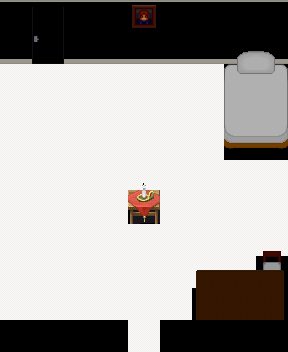

A level layout from a 2D game, rendered from its tile map. Below: a short description, then the map file with its tile-grid data intact:
An orthogonal 9x11 tile map with 32x32 px tiles, 4 tile layers (layer0, layer2, layer3, layer4), 1 hidden layer not drawn, 3 tilesets.

<map version="1.9" tiledversion="1.9.2" orientation="orthogonal" renderorder="right-down" width="9" height="11" tilewidth="32" tileheight="32" infinite="0" nextlayerid="6" nextobjectid="1">
 <tileset firstgid="1" source="res/add_more.tsx" />
 <tileset firstgid="513" source="res/room-01-udy.tsx" />
 <tileset firstgid="929" source="res/room-01-udx.tsx" />
 <layer id="4" name="layer0" width="9" height="11">
  <data encoding="csv">
0,0,0,0,0,0,0,0,0,
0,0,0,0,0,0,0,0,0,
312,312,312,312,312,312,312,0,0,
312,312,312,312,312,312,312,0,0,
312,312,312,312,312,312,312,0,0,
312,312,312,312,312,312,312,312,312,
312,312,312,312,0,312,312,312,312,
312,312,312,312,312,312,312,312,312,
312,312,312,312,312,312,312,312,0,
312,312,312,312,312,312,0,0,0,
0,0,0,0,312,0,0,0,0
</data>
 </layer>
 <layer id="1" name="layer1" width="9" height="11" visible="0" locked="1">
  <data encoding="csv">
12,12,12,12,12,12,12,12,12,
12,12,12,12,12,12,12,12,12,
2,3,2,3,2,3,2,3,2,
2,3,2,3,2,3,2,3,2,
2,3,2,3,2,3,2,3,2,
2,3,2,3,2,3,2,3,2,
2,3,2,3,2,3,2,3,2,
2,3,2,3,2,3,2,3,2,
2,3,2,3,2,3,2,3,2,
2,3,2,3,2,3,2,3,2,
28,28,28,28,2,28,28,28,28
</data>
 </layer>
 <layer id="2" name="layer2" width="9" height="11" locked="1">
  <data encoding="csv">
16,16,16,16,16,16,16,16,16,
32,32,32,32,32,32,32,32,32,
0,0,0,0,0,0,0,0,0,
0,0,0,0,0,0,0,0,0,
0,0,0,0,0,0,0,0,0,
0,0,0,0,0,0,0,0,0,
0,0,0,0,0,0,0,0,0,
0,0,0,0,0,0,0,0,48,
0,0,0,0,0,0,0,0,64,
0,0,0,0,0,0,0,0,0,
0,0,0,0,0,0,0,0,0
</data>
 </layer>
 <layer id="3" name="layer3" width="9" height="11" locked="1">
  <data encoding="csv">
0,9,0,0,44,0,0,0,0,
0,25,0,0,0,0,0,915,916,
0,0,0,0,0,0,0,923,924,
0,0,0,0,0,0,0,913,914,
0,0,0,0,0,0,0,921,922,
0,0,0,0,0,0,0,0,0,
0,0,0,0,86,0,0,0,0,
0,0,0,0,0,0,0,0,0,
0,0,0,0,0,0,0,0,1767,
0,0,0,0,0,0,1773,1774,1775,
0,0,0,0,0,0,0,0,0
</data>
 </layer>
 <layer id="5" name="layer4" width="9" height="11" locked="1">
  <data encoding="csv">
0,0,0,0,0,0,0,0,0,
0,0,0,0,0,0,0,0,0,
0,0,0,0,0,0,0,0,0,
0,0,0,0,0,0,0,0,0,
0,0,0,0,0,0,0,0,0,
0,0,0,0,70,0,0,0,0,
0,0,0,0,0,0,0,0,0,
0,0,0,0,0,0,0,0,0,
0,0,0,0,0,0,1765,1766,0,
0,0,0,0,0,0,0,0,0,
0,0,0,0,0,0,0,0,0
</data>
 </layer>
</map>
